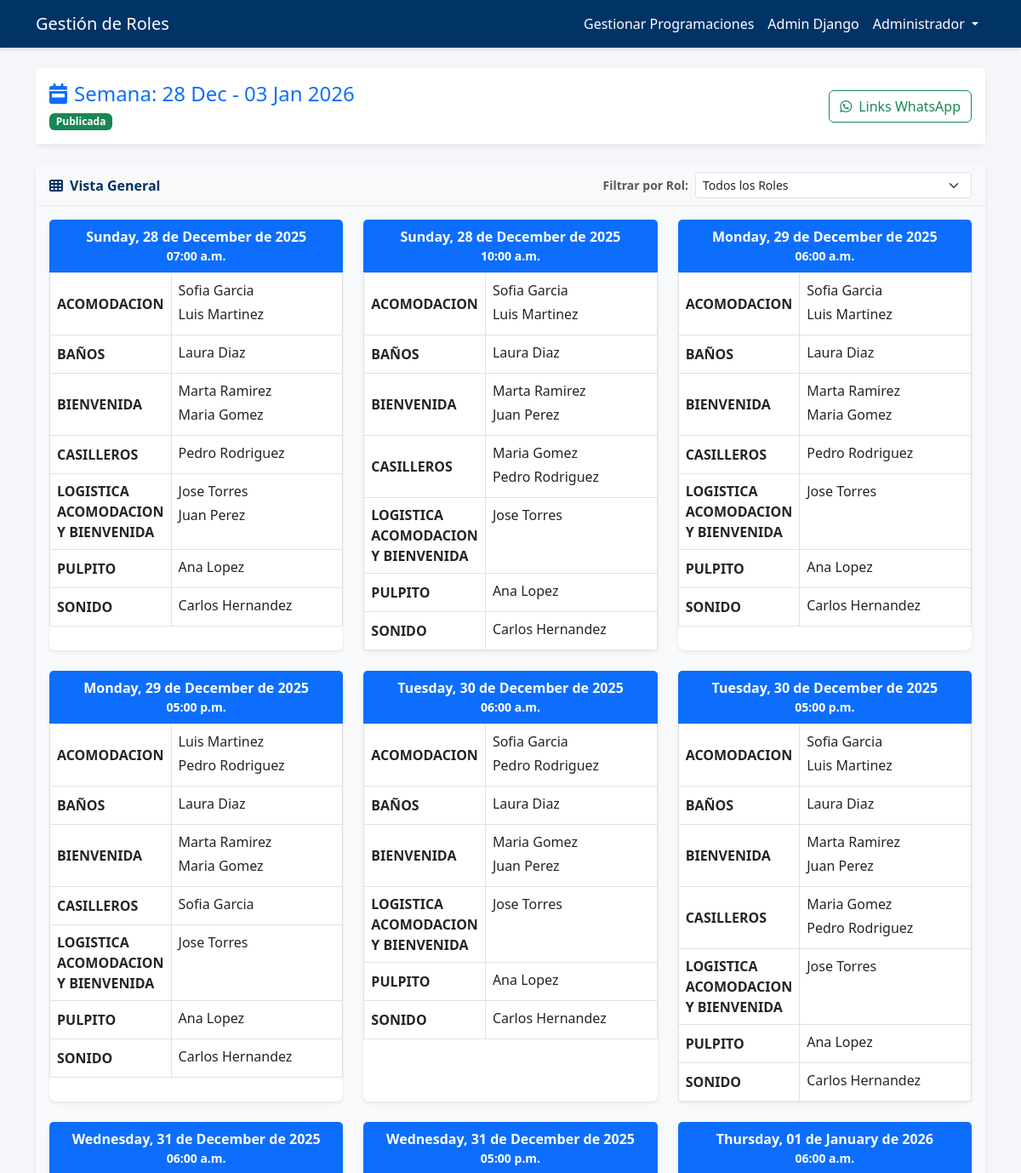
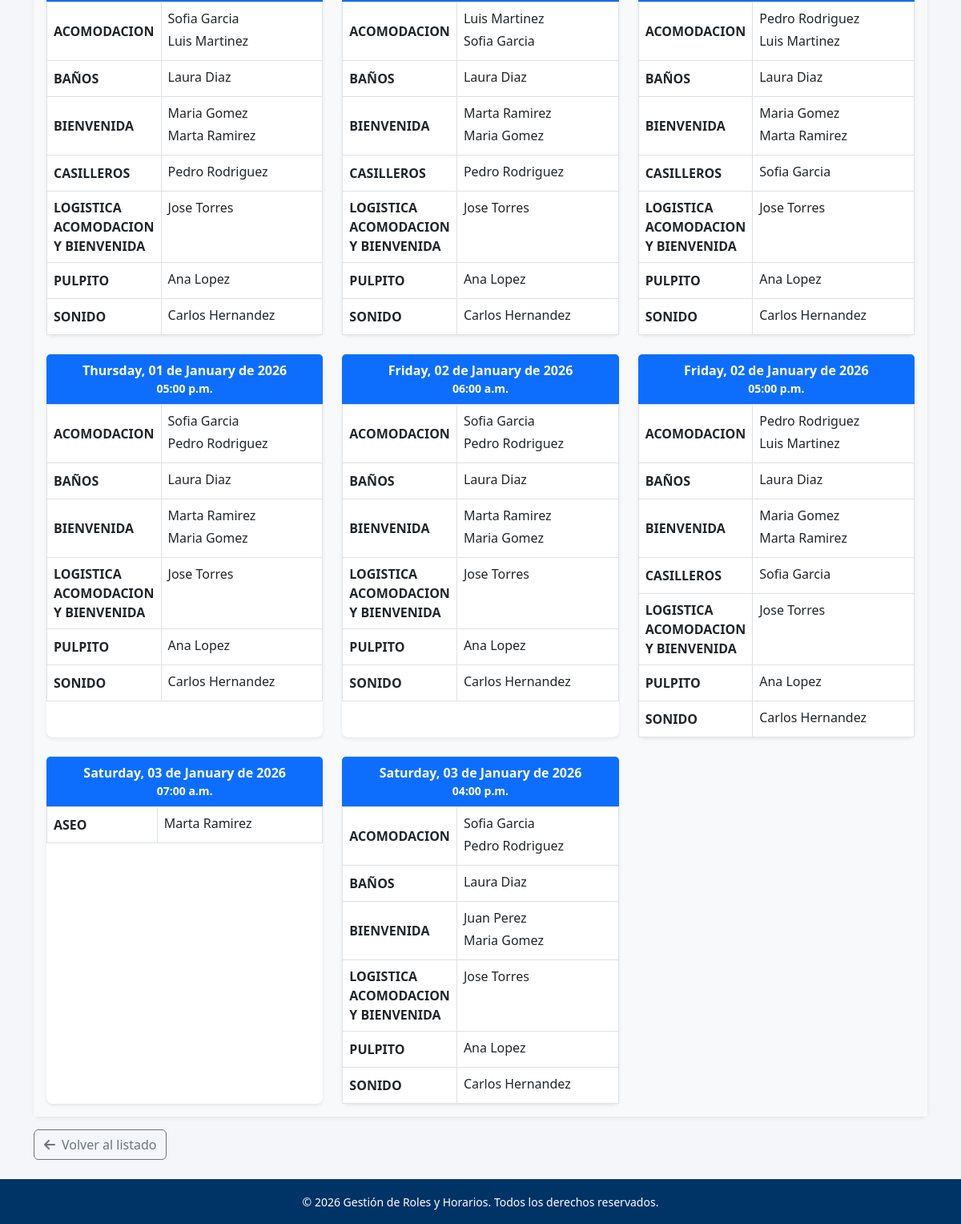
Page /users/programaciones/1/ (signed in) on the committed database (2 pictures, top to bottom).
### users/models.py (models this page shows, shortened)
class CustomUser(AbstractUser):
    username = None
    email = models.EmailField(_('email address'), unique=True)
    documento = models.CharField(max_length=20, unique=True, verbose_name="Documento de Identidad")
    celular = models.CharField(max_length=20, verbose_name="Celular")
    GENERO_CHOICES = [
        ('M', 'Masculino'),
        ('F', 'Femenino'),
        ('O', 'Otro'),
    ]
    genero = models.CharField(max_length=1, choices=GENERO_CHOICES, verbose_name="Género")
    bes = models.BooleanField(default=False, verbose_name="B.E.S")
    im = models.BooleanField(default=False, verbose_name="I.M")
    pf = models.BooleanField(default=False, verbose_name="PF")
    roles = models.ManyToManyField(Rol, related_name='usuarios', blank=True)
    pareja = models.ForeignKey('self', null=True, blank=True, on_delete=models.SET_NULL, verbose_name="Pareja / Dependencia", help_text="Usuario con el que debe coincidir obligatoriamente en turno")
    USERNAME_FIELD = 'email'
    REQUIRED_FIELDS = ['documento', 'first_name', 'last_name']
    objects = CustomUserManager()

class Programacion(models.Model):
    fecha_inicio = models.DateField(verbose_name="Fecha Inicio Semana")
    fecha_fin = models.DateField(verbose_name="Fecha Fin Semana")
    publicada = models.BooleanField(default=False, verbose_name="Publicada")
    creada_en = models.DateTimeField(auto_now_add=True)
    class Meta:
        verbose_name = "Programación Semanal"
        verbose_name_plural = "Programaciones Semanales"
        ordering = ['-fecha_inicio']

class Turno(models.Model):
    DIAS = [
        (0, 'Lunes'),
        (1, 'Martes'),
        (2, 'Miércoles'),
        (3, 'Jueves'),
        (4, 'Viernes'),
        (5, 'Sábado'),
        (6, 'Domingo'),
    ]
    dia = models.IntegerField(choices=DIAS, verbose_name="Día de la semana")
    nombre = models.CharField(max_length=50, verbose_name="Nombre del Turno") # Ej: AM, PM, AM1
    hora_inicio = models.TimeField(verbose_name="Hora Inicio")
    hora_fin = models.TimeField(verbose_name="Hora Fin")
    roles_validos = models.ManyToManyField(Rol, related_name='turnos_disponibles', blank=True)
    class Meta:
        verbose_name = "Turno"
        verbose_name_plural = "Turnos"
        ordering = ['dia', 'hora_inicio']

class Asignacion(models.Model):
    programacion = models.ForeignKey(Programacion, on_delete=models.CASCADE, related_name='asignaciones')
    usuario = models.ForeignKey(CustomUser, on_delete=models.CASCADE, related_name='asignaciones')
    turno = models.ForeignKey(Turno, on_delete=models.CASCADE)
    rol = models.ForeignKey(Rol, on_delete=models.CASCADE) # El rol que ejercerá en ese turno
    fecha = models.DateField(verbose_name="Fecha del Turno")
    class Meta:
        verbose_name = "Asignación de Turno"
        verbose_name_plural = "Asignaciones de Turno"
        unique_together = ('usuario', 'fecha', 'turno') # Un usuario no puede tener 2 roles en el mismo turno/fecha

class Rol(models.Model):
    nombre = models.CharField(max_length=100, unique=True)
    descripcion = models.TextField(blank=True, null=True)
    class Meta:
        verbose_name = "Rol"
        verbose_name_plural = "Roles"

### users/views.py (the view, shortened to what this page needs)
# urls.py: path('programaciones/<int:programacion_id>/', views.detalle_programacion, name='detalle_programacion'),
@user_passes_test(lambda u: u.is_staff)
def detalle_programacion(request, programacion_id):
    programacion = get_object_or_404(Programacion, id=programacion_id)
    asignaciones = programacion.asignaciones.all().select_related('usuario', 'turno', 'rol').order_by('fecha', 'turno__hora_inicio', 'rol__nombre')
    rol_filter = request.GET.get('rol')
    asignaciones_visual = asignaciones # Copia para filtrar sin afectar lógica de publicación si se moviera
    agenda_map = {}
    for asignacion in asignaciones_visual:
        key = (asignacion.fecha, asignacion.turno)
        if key not in agenda_map:
            agenda_map[key] = {
                'fecha': asignacion.fecha,
                'turno': asignacion.turno,
                'roles': {}
            }
        rol_nombre = asignacion.rol.nombre
        if rol_nombre not in agenda_map[key]['roles']:
            agenda_map[key]['roles'][rol_nombre] = []
        agenda_map[key]['roles'][rol_nombre].append(asignacion.usuario)
    agenda_visual = sorted(agenda_map.values(), key=lambda x: (x['fecha'], x['turno'].hora_inicio))
    roles = Rol.objects.all().order_by('nombre')
    context = {
        'programacion': programacion,
        'asignaciones': asignaciones_visual,
        'agenda_visual': agenda_visual,
        'roles': roles,
        'rol_filter': rol_filter
    }
    return render(request, 'users/detalle_programacion.html', context)

### templates/users/detalle_programacion.html (shortened to what this page needs)
{% extends 'base.html' %}
{% block content %}
<div class="row justify-content-center">
    <div class="col-lg-12">
        <div class="card shadow-sm mb-4">
            <div class="card-header bg-white py-3 d-flex justify-content-between align-items-center">
                <div>
                    <h4 class="mb-0 text-primary">
                        <i class="fas fa-calendar-week me-2"></i>Semana: {{ programacion.fecha_inicio|date:"d M" }} - {{ programacion.fecha_fin|date:"d M Y" }}
                    </h4>
                    <span class="badge {% if programacion.publicada %}bg-success{% else %}bg-warning text-dark{% endif %} mt-2">
                        {% if programacion.publicada %}Publicada{% else %}Borrador{% endif %}
                    </span>
                </div>
                <div class="d-flex gap-2">
                    <a href="{% url 'ver_links_whatsapp' programacion.id %}" class="btn btn-outline-success">
                        <i class="fab fa-whatsapp me-2"></i>Links WhatsApp
                    </a>
                </div>
            </div>
        </div>
        <div class="card shadow-sm">
            <div class="card-header bg-light fw-bold d-flex justify-content-between align-items-center">
                <span><i class="fas fa-th me-2"></i>Vista General</span>
                <form method="get" class="d-flex align-items-center">
                    <label for="rolFilter" class="me-2 small text-muted">Filtrar por Rol:</label>
                    <select name="rol" id="rolFilter" class="form-select form-select-sm" onchange="this.form.submit()" style="width: auto; min-width: 200px;">
                        <option value="">Todos los Roles</option>
                    </select>
                </form>
            </div>
            <div class="card-body bg-light">
                <div class="row g-4">
                    {% for bloque in agenda_visual %}
                    <div class="col-md-6 col-xl-4">
                        <div class="card h-100 border-0 shadow-sm">
                            <div class="card-header bg-primary text-white text-center py-2">
                                <div class="fw-bold">{{ bloque.fecha|date:"l, d \d\e F \d\e Y" }}</div>
                                <div class="small">{{ bloque.turno.hora_inicio|time:"h:i a" }}</div>
                            </div>
                            <div class="card-body p-0">
                                <table class="table table-bordered mb-0">
                                    <tbody>
                                        {% for rol, usuarios in bloque.roles.items %}
                                        <tr>
                                            <td class="fw-bold bg-white align-middle" style="width: 40%;">{{ rol }}</td>
                                            <td class="bg-white">
                                                <ul class="list-unstyled mb-0">
                                                    {% for usuario in usuarios %}
                                                    <li class="mb-1">
                                                        {{ usuario.first_name }} {{ usuario.last_name }}
                                                    </li>
                                                    {% endfor %}
                                                </ul>
                                            </td>
                                        </tr>
                                        {% endfor %}
                                    </tbody>
                                </table>
                            </div>
                        </div>
                    </div>
                    {% empty %}
                    <div class="col-12 text-center py-5">
                        <p class="text-muted">No hay asignaciones generadas para esta programación.</p>
                    </div>
                    {% endfor %}
                </div>
            </div>
        </div>
        <div class="mt-3">
            <a href="{% url 'lista_programaciones' %}" class="btn btn-outline-secondary">
                <i class="fas fa-arrow-left me-2"></i>Volver al listado
            </a>
        </div>
    </div>
</div>
{% endblock %}

### templates/base.html (shortened to what this page needs)
{% load static %}
<!DOCTYPE html>
<html lang="es">
<head>
    <link href="https://cdn.jsdelivr.net/npm/bootstrap@5.3.0/dist/css/bootstrap.min.css" rel="stylesheet">
    <link rel="stylesheet" href="https://cdnjs.cloudflare.com/ajax/libs/font-awesome/6.4.0/css/all.min.css">
</head>
<body class="d-flex flex-column min-vh-100">
    <nav class="navbar navbar-expand-lg navbar-dark mb-4">
        <div class="container">
            <a class="navbar-brand" href="{% url 'home' %}">
                Gestión de Roles
            </a>
            <div class="collapse navbar-collapse" id="navbarNav">
                <ul class="navbar-nav ms-auto">
                    {% if user.is_authenticated %}
                        {% if user.is_staff %}
                        <li class="nav-item">
                            <a class="nav-link" href="{% url 'lista_programaciones' %}">Gestionar Programaciones</a>
                        </li>
                        <li class="nav-item">
                            <a class="nav-link" href="/admin/">Admin Django</a>
                        </li>
                        {% endif %}
                        <li class="nav-item dropdown">
                            <a class="nav-link dropdown-toggle" href="#" role="button" data-bs-toggle="dropdown">
                                {{ user.first_name }}
                            </a>
                        </li>
                    {% else %}
                        <li class="nav-item">
                            <a class="nav-link" href="{% url 'login' %}">Iniciar Sesión</a>
                        </li>
                    {% endif %}
                </ul>
            </div>
        </div>
    </nav>
    <div class="container flex-grow-1">
        {% block content %}{% endblock %}
    </div>
    <footer class="footer mt-4 text-center">
        <div class="container">
            <small>&copy; {% now "Y" %} Gestión de Roles y Horarios. Todos los derechos reservados.</small>
        </div>
    </footer>
</body>
</html>

### templates/base.html (style rules this page uses)
:root { --primary-color: #003366; --secondary-color: #0056b3; --accent-color: #f8f9fa; }
body { background-color: #f4f6f9; font-family: 'Segoe UI', Tahoma, Geneva, Verdana, sans-serif; }
.navbar { background-color: var(--primary-color); box-shadow: 0 2px 4px rgba(0,0,0,0.1); }
.navbar-brand, .nav-link { color: white !important; }
.card { border: none; box-shadow: 0 0.125rem 0.25rem rgba(0, 0, 0, 0.075); border-radius: 0.5rem; }
.card-header { background-color: white; border-bottom: 1px solid rgba(0,0,0,0.05); font-weight: 600; color: var(--primary-color); }
.footer { background-color: var(--primary-color); color: white; padding: 1rem 0; margin-top: auto; }

### rows in the picture
CustomUser: first_name "Administrador"
Programacion: fecha_inicio "28 Dec", fecha_fin "03 Jan 2026"
Turno: fecha "Sunday, 28 de December de 2025", turno.hora_inicio "07:00 a.m."
CustomUser: nombre "ACOMODACION", first_name "Sofia", last_name "Garcia", nombre "CASILLEROS"
CustomUser: first_name "Luis", last_name "Martinez", nombre "ACOMODACION"
CustomUser: nombre "BAÑOS", first_name "Laura", last_name "Diaz"
CustomUser: nombre "BIENVENIDA", first_name "Marta", last_name "Ramirez", nombre "ASEO"
CustomUser: first_name "Maria", last_name "Gomez", nombre "CASILLEROS", nombre "BIENVENIDA"
CustomUser: nombre "CASILLEROS", first_name "Pedro", last_name "Rodriguez", nombre "ACOMODACION"
CustomUser: nombre "LOGISTICA ACOMODACION Y BIENVENIDA", first_name "Jose", last_name "Torres"
CustomUser: first_name "Juan", last_name "Perez", nombre "BIENVENIDA"
CustomUser: nombre "PULPITO", first_name "Ana", last_name "Lopez"
CustomUser: nombre "SONIDO", first_name "Carlos", last_name "Hernandez"
Turno: fecha "Sunday, 28 de December de 2025", turno.hora_inicio "10:00 a.m."
Turno: fecha "Monday, 29 de December de 2025", turno.hora_inicio "06:00 a.m."
Turno: fecha "Monday, 29 de December de 2025", turno.hora_inicio "05:00 p.m."
Turno: fecha "Tuesday, 30 de December de 2025", turno.hora_inicio "06:00 a.m."
Turno: fecha "Tuesday, 30 de December de 2025", turno.hora_inicio "05:00 p.m."
Turno: fecha "Wednesday, 31 de December de 2025", turno.hora_inicio "06:00 a.m."
Turno: fecha "Wednesday, 31 de December de 2025", turno.hora_inicio "05:00 p.m."
Turno: fecha "Thursday, 01 de January de 2026", turno.hora_inicio "06:00 a.m."
Turno: fecha "Thursday, 01 de January de 2026", turno.hora_inicio "05:00 p.m."
Turno: fecha "Friday, 02 de January de 2026", turno.hora_inicio "06:00 a.m."
Turno: fecha "Friday, 02 de January de 2026", turno.hora_inicio "05:00 p.m."
Turno: fecha "Saturday, 03 de January de 2026", turno.hora_inicio "07:00 a.m."
Turno: fecha "Saturday, 03 de January de 2026", turno.hora_inicio "04:00 p.m."
